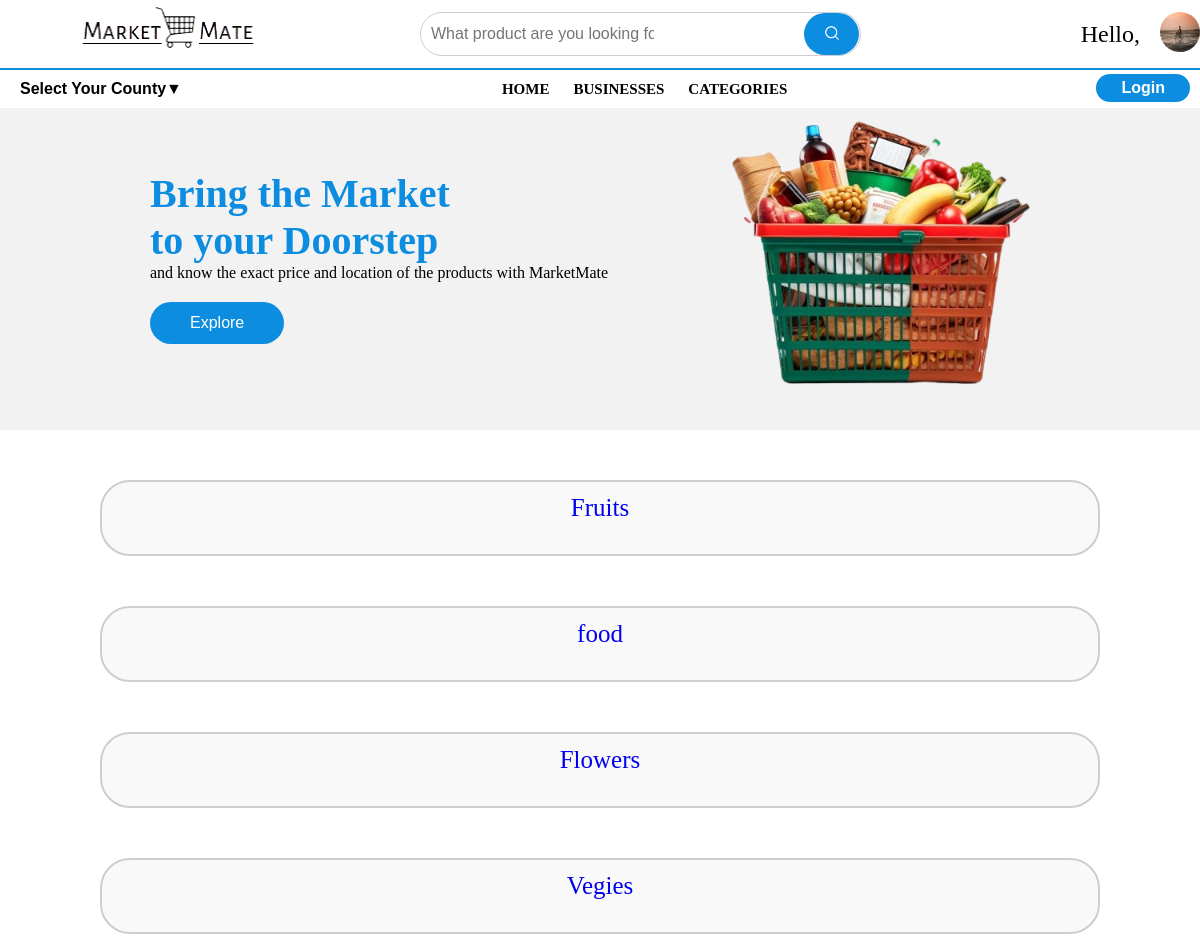
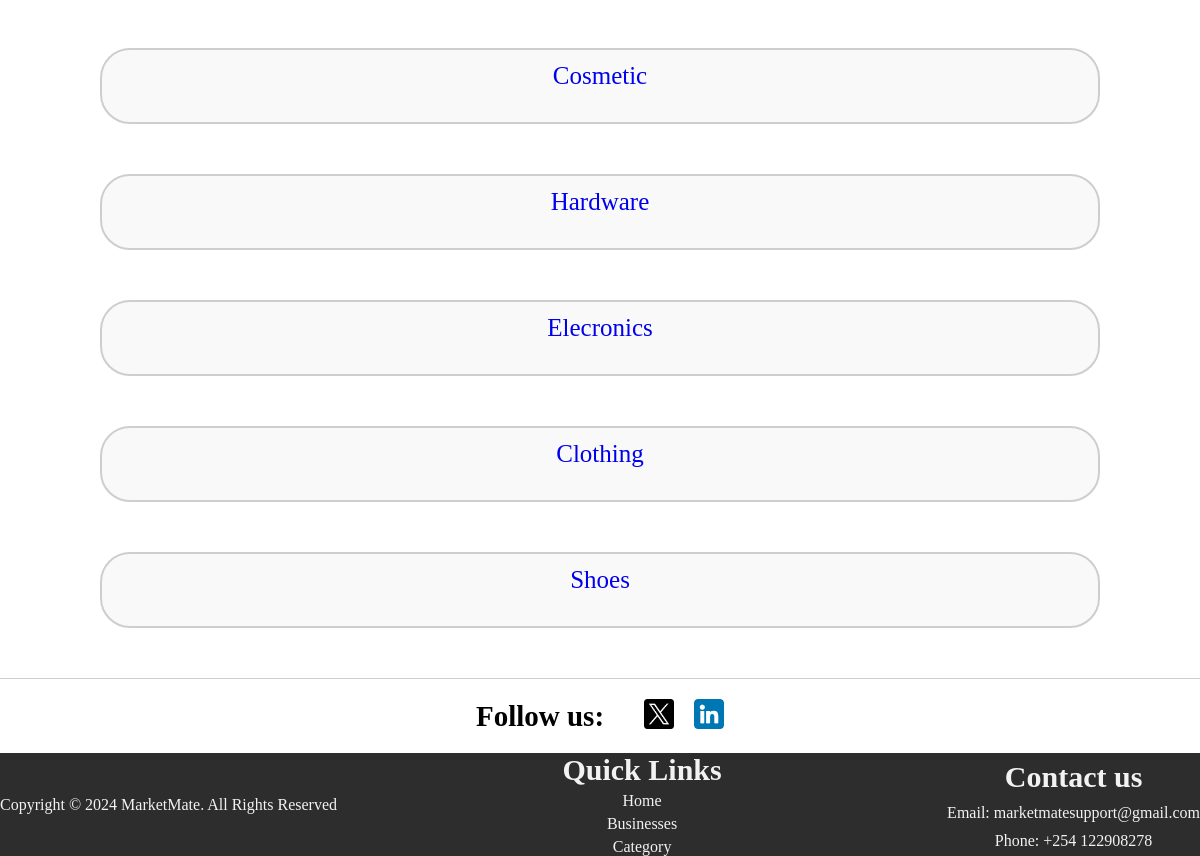
Page /categories/ on the committed database (2 pictures, top to bottom).
### marketmate/models.py (models this page shows, shortened)
class Category(models.Model):
    c_id = ShortUUIDField(unique=True, length=10, max_length=20, prefix="bus", alphabet="abcdef123456")
    name = models.CharField(max_length=100)

### marketmate/views.py (the view)
# urls.py: path('categories/', views.categoryPage, name='category-page'),
def categoryPage(request):
    categories = Category.objects.all()
    context = {'categories': categories}
    return render(request, 'marketmate/category.html', context)

### marketmate/templates/marketmate/category.html
{% extends 'base.html' %}
{% block content%}
{% for category in categories %}
    <div class="category-container">
        <div class="categories">
            <ul>
                <li><a href="{% url 'stores' %}?q={{category.name}}">{{ category.name }}</a></li>
            </ul>
        </div>
    </div>
    {% endfor %}
{% endblock content %}

### static/styles/home.css (style rules this page uses)
* { box-sizing: border-box; margin: 0; padding: 0; text-decoration: none; }

### static/styles/category.css (style rules this page uses)
.category-container { display: flex; align-items: center; justify-content: space-around; border: 2px solid #ceced1; margin: 50px 100px; border-radius: 30px; background-color: #f9f9f9; }
.categories { padding: 10px 20px; text-align: center; }
.categories ul li { position: relative; list-style-type: none; font-size: 25px; padding: 2px 20px; margin-bottom: 20px; }

### rows in the picture
Category: name "Fruits"
Category: name "food"
Category: name "Flowers"
Category: name "Vegies"
Category: name "Cosmetic"
Category: name "Hardware"
Category: name "Elecronics"
Category: name "Clothing"
Category: name "Shoes"
